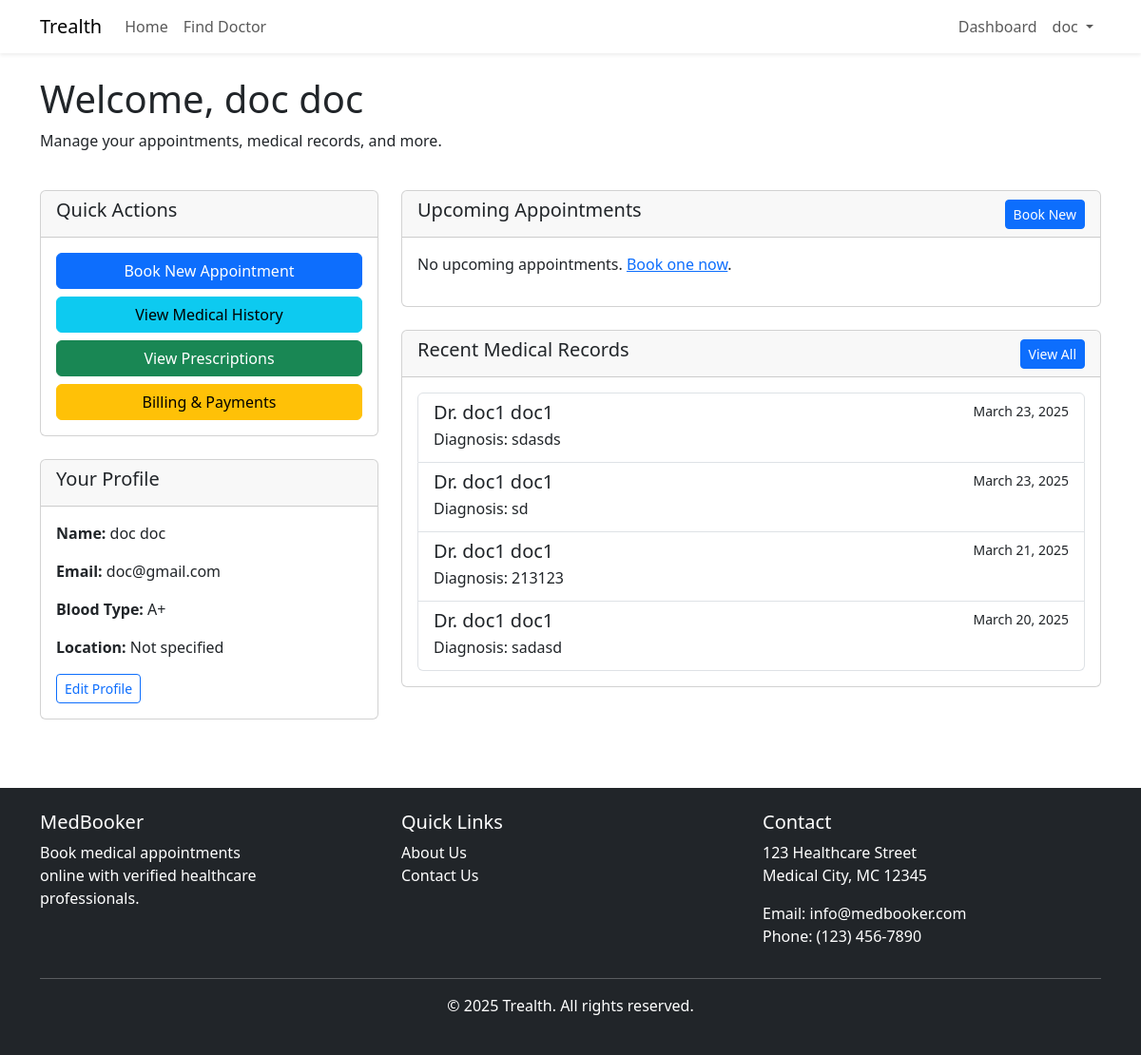
The page /patients/dashboard/ (signed in) on the database its author committed.
### accounts/models.py (models this page shows)
class User(AbstractUser):
    USER_TYPE_CHOICES = (
        ('doctor', 'Doctor'),
        ('patient', 'Patient'),
        ('admin', 'Administrator'),
    )
    email = models.EmailField(unique=True)
    user_type = models.CharField(max_length=10, choices=USER_TYPE_CHOICES)
    USERNAME_FIELD = 'email'
    REQUIRED_FIELDS = ['first_name', 'last_name']
    objects = CustomUserManager()

### patients/models.py (models this page shows, shortened)
class Patient(models.Model):
    patient_id = models.AutoField(primary_key=True)
    user = models.OneToOneField(settings.AUTH_USER_MODEL, on_delete=models.CASCADE, related_name='patient_profile')
    full_name = models.CharField(max_length=255)
    date_of_birth = models.DateField()
    gender = models.CharField(max_length=10)
    blood_type = models.CharField(max_length=5)
    allergies = models.CharField(max_length=255, blank=True)
    emergency_contact = models.CharField(max_length=255)
    balance = models.DecimalField(max_digits=10, decimal_places=2, default=0.00)
    location = models.CharField(max_length=255)

### medical_records/models.py (models this page shows, shortened)
class MedicalRecord(models.Model):
    record_id = models.AutoField(primary_key=True)
    patient = models.ForeignKey(Patient, on_delete=models.CASCADE, related_name='medical_records')
    doctor = models.ForeignKey(Doctor, on_delete=models.CASCADE, related_name='medical_records')
    appointment = models.ForeignKey(Appointment, on_delete=models.CASCADE, related_name='medical_records')
    diagnosis = models.TextField()
    treatment_plan = models.TextField()
    created_at = models.DateTimeField(auto_now_add=True)

### doctors/models.py (models this page shows, shortened)
class Doctor(models.Model):
    doctor_id = models.AutoField(primary_key=True)
    user = models.OneToOneField(settings.AUTH_USER_MODEL, on_delete=models.CASCADE, related_name='doctor_profile')
    full_name = models.CharField(max_length=255)
    specialization = models.CharField(max_length=255)
    experience_years = models.IntegerField()
    license_number = models.CharField(max_length=50)
    consultation_fee = models.DecimalField(max_digits=10, decimal_places=2)
    hospital_name = models.CharField(max_length=255)
    hospital_location = models.CharField(max_length=255)

### patients/views.py (the view)
# urls.py: path('dashboard/', views.dashboard, name='dashboard'),
@login_required
def dashboard(request):
    try:
        patient = Patient.objects.get(user=request.user)
        upcoming_appointments = Appointment.objects.filter(
            patient=patient,
            appointment_date__gte=timezone.now(),
            status='scheduled'
        ).order_by('appointment_date')
        recent_records = MedicalRecord.objects.filter(
            patient=patient
        ).order_by('-created_at')[:5]
        context = {
            'patient': patient,
            'upcoming_appointments': upcoming_appointments,
            'recent_records': recent_records,
        }
        return render(request, 'patients/dashboard.html', context)
    except Patient.DoesNotExist:
        messages.error(request, 'Patient profile not found. Please complete your profile.')
        return redirect('patients:profile')

### templates/patients/dashboard.html (shortened to what this page needs)
{% extends 'base.html' %}
{% block content %}
<div class="row">
    <div class="col-md-12">
        <h1>Welcome, {{ patient.full_name }}</h1>
        <p>Manage your appointments, medical records, and more.</p>
    </div>
</div>
<div class="row mt-4">
    <div class="col-md-4">
        <div class="card mb-4">
            <div class="card-header">
                <h5>Quick Actions</h5>
            </div>
            <div class="card-body">
                <a href="{% url 'patients:book_appointment' %}" class="btn btn-primary mb-2 w-100">Book New Appointment</a>
                <a href="{% url 'patients:medical_history' %}" class="btn btn-info mb-2 w-100">View Medical History</a>
                <a href="{% url 'patients:prescriptions' %}" class="btn btn-success mb-2 w-100">View Prescriptions</a>
                <a href="{% url 'patients:billing_payments' %}" class="btn btn-warning w-100">Billing & Payments</a>
            </div>
        </div>
        <div class="card mb-4">
            <div class="card-header">
                <h5>Your Profile</h5>
            </div>
            <div class="card-body">
                <p><strong>Name:</strong> {{ patient.full_name }}</p>
                <p><strong>Email:</strong> {{ patient.user.email }}</p>
                <p><strong>Blood Type:</strong> {{ patient.blood_type }}</p>
                <p><strong>Location:</strong> {{ patient.location }}</p>
                <a href="{% url 'patients:profile' %}" class="btn btn-sm btn-outline-primary">Edit Profile</a>
            </div>
        </div>
    </div>
    <div class="col-md-8">
        <div class="card mb-4">
            <div class="card-header d-flex justify-content-between align-items-center">
                <h5>Upcoming Appointments</h5>
                <a href="{% url 'patients:book_appointment' %}" class="btn btn-sm btn-primary">Book New</a>
            </div>
            <div class="card-body">
                {% if upcoming_appointments %}
                    <div class="list-group">
                        {% for appointment in upcoming_appointments %}
                            <a href="{% url 'patients:appointment_detail' appointment.appointment_id %}" class="list-group-item list-group-item-action">
                                <div class="d-flex w-100 justify-content-between">
                                    <h5 class="mb-1">Dr. {{ appointment.doctor.full_name }}</h5>
                                    <small>{{ appointment.appointment_date|date }}</small>
                                </div>
                                <p class="mb-1">Time: {{ appointment.appointment_date|time }}</p>
                                <p class="mb-1">Specialization: {{ appointment.doctor.specialization }}</p>
                                <small>Status: {{ appointment.get_status_display }}</small>
                            </a>
                        {% endfor %}
                    </div>
                {% else %}
                    <p>No upcoming appointments. <a href="{% url 'patients:book_appointment' %}">Book one now</a>.</p>
                {% endif %}
            </div>
        </div>
        <div class="card">
            <div class="card-header d-flex justify-content-between align-items-center">
                <h5>Recent Medical Records</h5>
                <a href="{% url 'patients:medical_history' %}" class="btn btn-sm btn-primary">View All</a>
            </div>
            <div class="card-body">
                {% if recent_records %}
                    <div class="list-group">
                        {% for record in recent_records %}
                            <a href="{% url 'medical_records:view_record' record.record_id %}" class="list-group-item list-group-item-action">
                                <div class="d-flex w-100 justify-content-between">
                                    <h5 class="mb-1">Dr. {{ record.doctor.full_name }}</h5>
                                    <small>{{ record.created_at|date }}</small>
                                </div>
                                <p class="mb-1">Diagnosis: {{ record.diagnosis|truncatechars:100 }}</p>
                            </a>
                        {% endfor %}
                    </div>
                {% else %}
                    <p>No medical records yet.</p>
                {% endif %}
            </div>
        </div>
    </div>
</div>
{% endblock %}

### templates/base.html (shortened to what this page needs)
<!DOCTYPE html>
<html lang="en">
<head>
    <link href="https://cdn.jsdelivr.net/npm/bootstrap@5.3.0-alpha1/dist/css/bootstrap.min.css" rel="stylesheet">
    <link rel="stylesheet" href="https://cdn.jsdelivr.net/npm/bootstrap-icons@1.10.0/font/bootstrap-icons.css">
</head>
<body>
    <nav class="navbar navbar-expand-lg navbar-light bg-white shadow-sm">
        <div class="container">
            <a class="navbar-brand" href="{% url 'core:home' %}">Trealth</a>
            <div class="collapse navbar-collapse" id="navbarNav">
                <ul class="navbar-nav me-auto">
                    <li class="nav-item">
                        <a class="nav-link" href="{% url 'core:home' %}">Home</a>
                    </li>
                    {% if user.is_authenticated and user.user_type == 'patient' %}
                    <li class="nav-item">
                        <a class="nav-link" href="{% url 'core:find_doctor' %}">Find Doctor</a>
                    </li>
                    {% endif %}
                </ul>
                <ul class="navbar-nav ms-auto">
                    {% if user.is_authenticated %}
                        {% if user.user_type == 'doctor' %}
                            <li class="nav-item">
                                <a class="nav-link" href="{% url 'doctors:dashboard' %}">Dashboard</a>
                            </li>
                        {% elif user.user_type == 'patient' %}
                            <li class="nav-item">
                                <a class="nav-link" href="{% url 'patients:dashboard' %}">Dashboard</a>
                            </li>
                        {% elif user.user_type == 'admin' %}
                            <li class="nav-item">
                                <a class="nav-link" href="{% url 'admin_portal:dashboard' %}">Admin</a>
                            </li>
                        {% endif %}
                        <li class="nav-item dropdown">
                            <a class="nav-link dropdown-toggle" href="#" id="navbarDropdown" role="button" data-bs-toggle="dropdown" aria-expanded="false">
                                {{ user.first_name }}
                            </a>
                        </li>
                    {% endif %}
                </ul>
            </div>
        </div>
    </nav>
    <div class="container mt-4">
        {% block content %}{% endblock %}
    </div>
    <footer class="bg-dark text-white py-4 mt-5">
        <div class="container">
            <div class="row">
                <div class="col-md-4">
                    <h5>MedBooker</h5>
                    <div style="width: 70%;">
                        <p>Book medical appointments online with verified healthcare professionals.</p>
                    </div>
                </div>
                <div class="col-md-4">
                    <h5>Quick Links</h5>
                    <ul class="list-unstyled">
                        <li><a href="{% url 'core:about' %}" class="text-white" style="text-decoration: none;">About Us</a></li>
                        <li><a href="{% url 'core:contact' %}" class="text-white" style="text-decoration: none;">Contact Us</a></li>
                    </ul>
                </div>
                <div class="col-md-4">
                    <h5>Contact</h5>
                    <address>
                        <p>123 Healthcare Street<br>Medical City, MC 12345</p>
                        <p>Email: info@medbooker.com<br>Phone: (123) 456-7890</p>
                    </address>
                </div>
            </div>
            <hr>
            <div class="text-center">
                <p>&copy; 2025 Trealth. All rights reserved.</p>
            </div>
        </div>
    </footer>
</body>
</html>

### rows shown on the page
User: first_name "doc"
Patient: full_name "doc doc", user.email "doc@gmail.com", blood_type "A+", location "Not specified"
MedicalRecord: doctor.full_name "doc1 doc1", created_at "March 23, 2025", diagnosis "sdasds"
MedicalRecord: doctor.full_name "doc1 doc1", created_at "March 23, 2025", diagnosis "sd"
MedicalRecord: doctor.full_name "doc1 doc1", created_at "March 21, 2025", diagnosis "213123"
MedicalRecord: doctor.full_name "doc1 doc1", created_at "March 20, 2025", diagnosis "sadasd"
